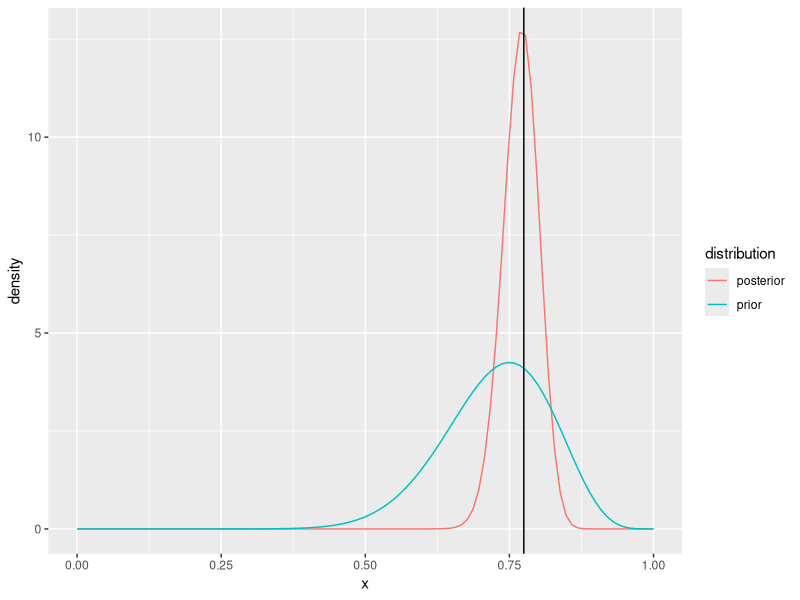
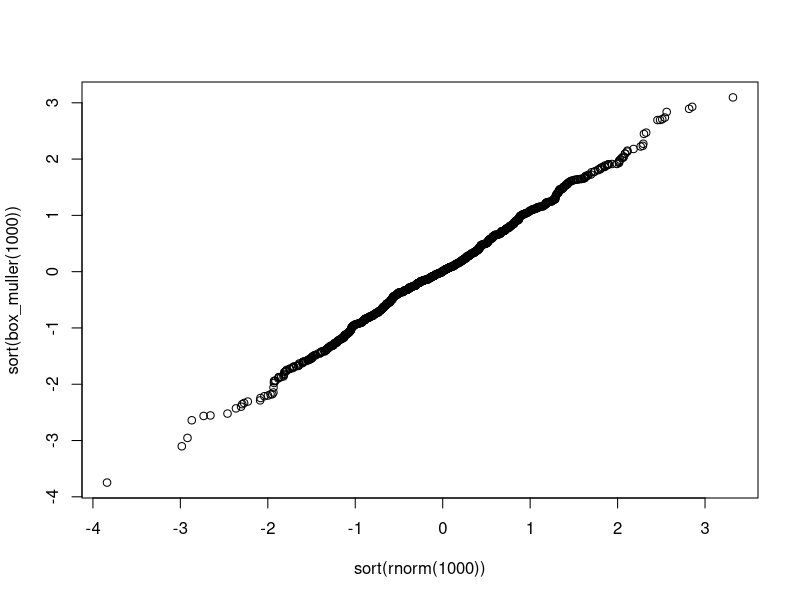
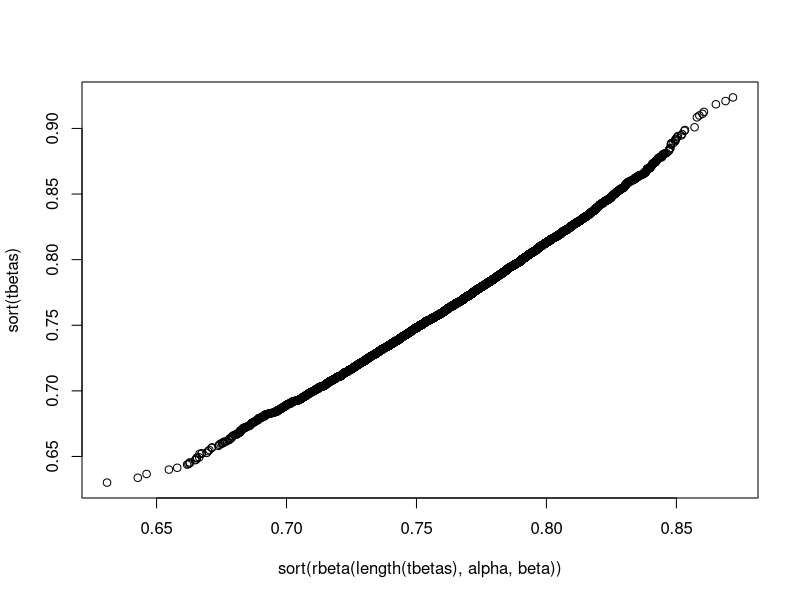
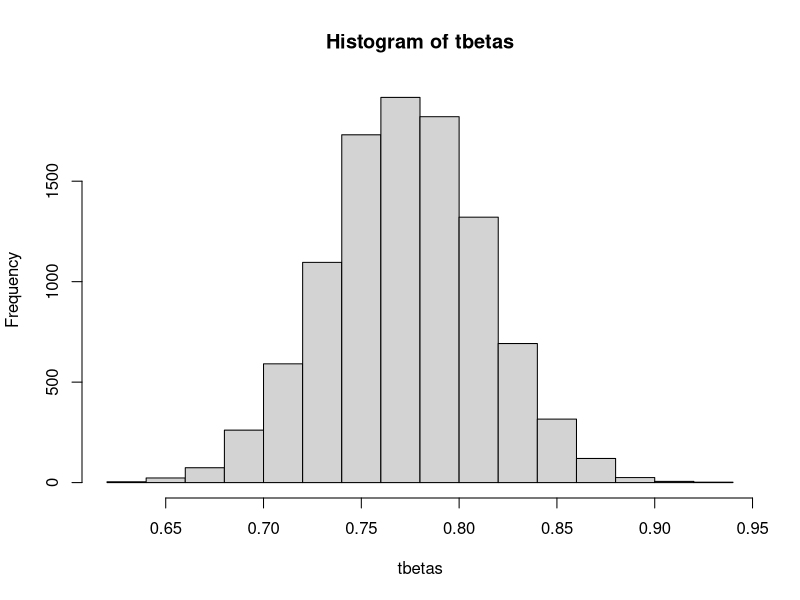

Reproduce these figures in R, in order.
## ---- chunk 1
knitr::opts_chunk$set(echo = TRUE)
## ---- chunk 2
library(tidyr)
library(ggplot2)
library(tidyverse)
## ---- chunk 3
y_trials = c(10, 50, 35, 25, 40)
y_failures = c(2, 8, 12, 6, 8)
y_successes = y_trials - y_failures
print(sum(y_trials)) # Value for n
print(sum(y_successes)) # Value for s
print(sum(y_successes)/sum(y_trials)) # Value for y_bar
## ---- chunk 4
a = 16
b = 6

plot_beta_prior = function(successes , trials , a , b , n){
  
  binary_data <- tibble(x=seq(from = 0 , to = 1 , len = n)) %>%
    mutate(prior = dbeta(x , a , b)) %>%
    mutate(posterior = dbeta(x , successes + a , trials - successes + b))%>%
    pivot_longer(cols = c(2,3) , names_to = 'distribution' , values_to = 'density')
  
  ggplot(binary_data) +
    geom_line(aes(x = x , y = density , col = distribution)) +
    geom_vline(xintercept = successes/trials)
}

# Prior has an effect
plot_beta_prior(sum(y_successes) , sum(y_trials) , a , b , 100)
## ---- chunk 5
N = 1e4
alpha = 140
beta = 42

# Box Muller for sampling normals
box_muller = function(N){
  M = ceiling(N/2)
  thetas = runif(M)*2*pi
  Us = runif(M)
  Ws = -2*log(1-Us)
  X1 = sqrt(Ws)*cos(thetas)
  X2 = sqrt(Ws)*sin(thetas)
  c(X1 , X2)[1:N]
}
# Check how well it approximates a normal dist
plot(sort(rnorm(1000)) , sort(box_muller(1000)))

# Normal Envelope for Beta
betaSams = function(n , a, b){
  A = a - 1
  B = b - 1
  xhat = A/(A+B)
  H = -1*(A^(1/3) + B^(1/3))^3
  Zs = box_muller(n) # substitute Normal sampler via Box Muller
  Xus = xhat + Zs*(sqrt(-1/H))
  hxhat = A*log(xhat)+ B*log(1-xhat)
  c = gamma(a)*gamma(b)/gamma(a+b)
  k = exp(hxhat)*sqrt(-2*pi/H)
  # Any negative numbers are already not worth considering
  Xus = Xus[Xus >= 0]
  # Initiate just as many random unifs (0,1)
  Us = runif(length(Xus))
  # Acceptance-Rejection step
  Xus[Us*exp(hxhat)*exp(H/2)*(Xus - xhat)^2 <= (Xus^A)*((1-Xus)^B)]
}

# Get the accepted samples
x = betaSams(N , alpha , beta)
tbetas = x[!is.na(x)]

# Check how well it approximates a Beta dist
plot(sort(rbeta(length(tbetas) , alpha , beta)) , sort(tbetas))

hist(tbetas)
## ---- chunk 6
# Variables
trials = 65

# Bernoulli from Uniform
binarify = function(num , theta){
  # theta is the probability of success
  # though not enforced by the function, we will use this in a context where
  # theta is a probability and num is a random draw from a U(0,1) distribution
  if (num >= theta){
    return(0)
  }
  else{
    return(1)
  }
}

# Binomial Sampler - Count successes
binomial = function(trials , theta){
  # trials is number of bernoulli experiments
  # theta is the probability of a success
  # Generate 'trials' number of samples from U(0,1)
  Us = runif(trials)
  # create an empty vec - this will store the results of our 'trials' number
  # of Bernoulli experiments
  bin_vec = c()
  for (i in seq_along(Us)){
    # perform bernoulli experiment
    val = sapply(Us[i] , binarify , theta)
    # store results
    bin_vec = c(bin_vec , val)
  }
  # return the number of successes
  return(sum(bin_vec))
}

binomial_samples_gen = function(N , trials , thetas){
  # Run the binomial sampler N times. See distribution
  ySamples = c()
  for (i in 1:N){
    ySamples = c(ySamples , binomial(trials , sample(thetas , 1)))
  }
  return(ySamples)
}

# Generate
ySamples = binomial_samples_gen(N , trials , tbetas)

# Monte Carlo estimate
phat = sum(ySamples>50)/N
# Monte Carlo error
MCerror = sqrt(phat*(1-phat)/N)

print(paste('The MC estimate is', round(phat, 6), 'and the MC error is' ,round(MCerror , 6)))

print(paste('(',round(phat-1.96*MCerror , 6), ',',round(phat+1.96*MCerror , 6),') is a 95% C.I'))
